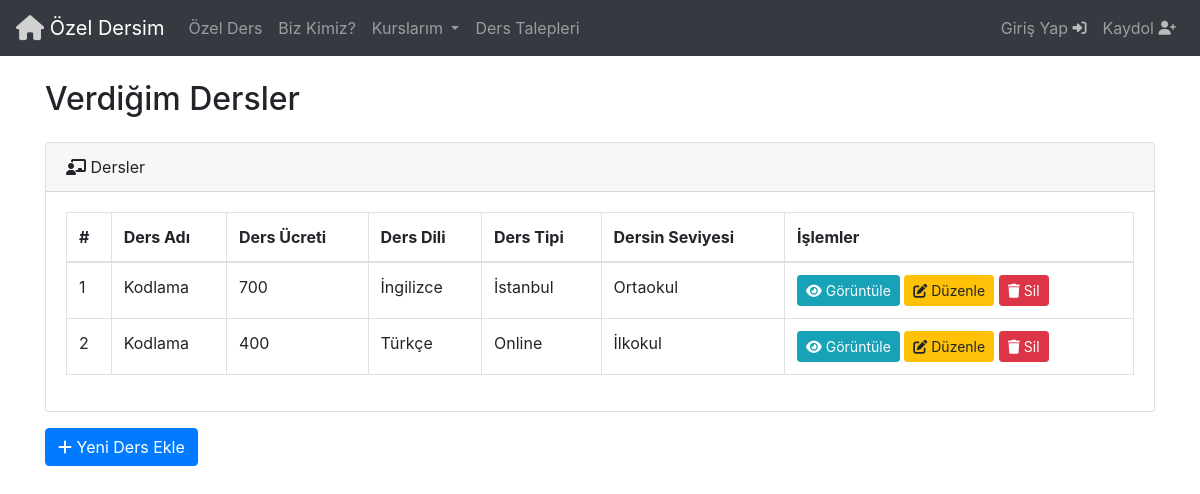
The app's page /verdigim_dersler/1/ with its own data.
### Base/models.py (models this page shows, shortened)
class VerilenDersler(models.Model):
  seviye = [
    ('İlkokul', 'İlkokul'),
    ('Ortaokul', 'Ortaokul'),
    ('Lise', 'Lise'),
    ('Universite', 'Üniversite'),
    ('Yukseklisans','Yüksek Lisans'),
  ]
  ders = models.ForeignKey(Ders, on_delete=models.CASCADE)
  saatlik_ucret = models.IntegerField(validators=[MinValueValidator(0)])
  egitmen = models.ForeignKey(User, on_delete=models.CASCADE)
  ders_dili = models.ForeignKey(Dil, on_delete=models.CASCADE)
  sehir = models.ForeignKey(Sehir, on_delete=models.CASCADE)
  ders_seviyesi = models.CharField(max_length=50, choices=seviye)

class Ders(models.Model):
  ders = models.CharField(max_length=50)
  def __str__(self) :
    return self.ders

class Dil(models.Model):
  dil = models.CharField(max_length=50)
  def __str__(self):
    return self.dil

class Sehir(models.Model):
  sehir = models.CharField(max_length=50)
  def __str__(self):
    return self.sehir

### Base/views.py (the view)
# urls.py: path('verdigim_dersler/<str:pk>/',views.verdigim_dersler,name='VerdigimDersler'),
def verdigim_dersler(request,pk):
   user = User.objects.get(id=pk)
   dersler = VerilenDersler.objects.filter(egitmen=user)
   return render(request,'VerdigimDersler.html',{'dersler':dersler})

### Templates/VerdigimDersler.html (shortened to what this page needs)
{% include 'navbar.html' %}
<!DOCTYPE html>
<html lang="en">
  <head>
    <link
      rel="stylesheet"
      href="https://stackpath.bootstrapcdn.com/bootstrap/4.5.2/css/bootstrap.min.css"
    />
    <link
      rel="stylesheet"
      href="https://cdnjs.cloudflare.com/ajax/libs/font-awesome/6.5.2/css/all.min.css"
    />
  </head>
  <body>
    <div class="container mt-4">
      <h2 class="mb-4">Verdiğim Dersler</h2>
      <div class="card mb-3">
        <div class="card-header">
          <i class="fas fa-chalkboard-teacher"></i> Dersler
        </div>
        <div class="card-body">
          <div class="table-responsive">
            <table class="table table-bordered">
              <thead>
                <tr>
                  <th>#</th>
                  <th>Ders Adı</th>
                  <th>Ders Ücreti</th>
                  <th>Ders Dili</th>
                  <th>Ders Tipi</th>
                  <th>Dersin Seviyesi</th>
                  <th>İşlemler</th>
                </tr>
              </thead>
              <tbody>
                {% for ders in dersler %}
                <tr>
                  <td>{{ forloop.counter }}</td>
                  <td>{{ders.ders}}</td>
                  <td>{{ders.saatlik_ucret}}</td>
                  <td>{{ders.ders_dili}}</td>
                  <td>{{ders.sehir}}</td>
                  <td>{{ders.ders_seviyesi}}</td>
                  <td>
                    <a href="#" class="btn btn-info btn-sm">
                      <i class="fas fa-eye"></i> Görüntüle
                    </a>
                    <a
                      href="{% url 'DersDuzenle' ders.id %}"
                      class="btn btn-warning btn-sm"
                    >
                      <i class="fas fa-edit"></i> Düzenle
                    </a>
                    <a
                      href="{% url 'DersSil' ders.id %}"
                      class="btn btn-danger btn-sm"
                    >
                      <i class="fas fa-trash"></i> Sil
                    </a>
                  </td>
                </tr>
                {% endfor %}
              </tbody>
            </table>
          </div>
        </div>
      </div>
      <a href="{% url 'DersEkle' request.user.id %}" class="btn btn-primary"
        ><i class="fas fa-plus"></i> Yeni Ders Ekle</a
      >
    </div>
  </body>
</html>

### records on screen
VerilenDersler: ders "Kodlama", saatlik_ucret "700", ders_dili "İngilizce", sehir "İstanbul", ders_seviyesi "Ortaokul"
VerilenDersler: ders "Kodlama", saatlik_ucret "400", ders_dili "Türkçe", sehir "Online", ders_seviyesi "İlkokul"
